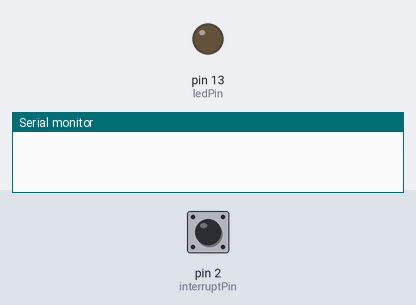
A sketch run on a simulated Arduino Uno, built with avr-gcc and run on an emulated ATmega328P. Parts: output pins drawn as LEDs (lit = HIGH), the last lines printed to the serial monitor. The test bench sets the inputs (shaded band); at power-on: pin 2 (interruptPin) LOW.

Above: at 1.2 s.
1.3 s: pin 2 (interruptPin) pulled HIGH for 0.15 s
At 2.3 s:
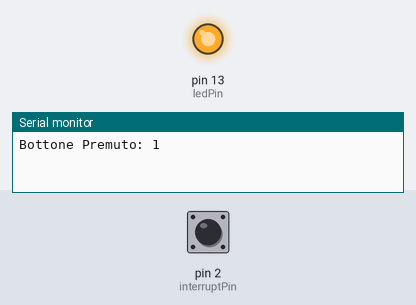
2.9 s: pin 2 (interruptPin) pulled HIGH for 1 s
At 3.5 s:
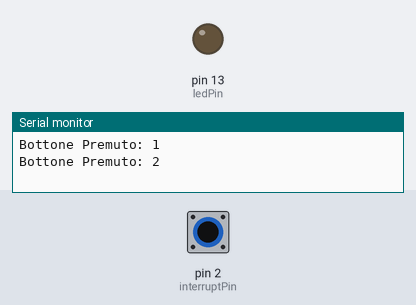
5.4 s: pin 2 (interruptPin) pulled HIGH for 3.2 s
At 6.6 s:
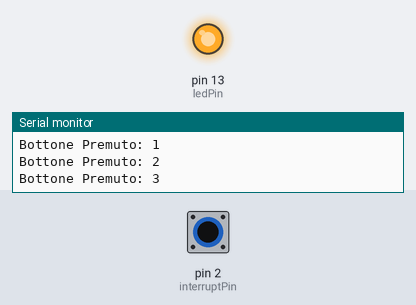
Timing chart, 0 to 8.4 s (numbered marks = the images above; inputs shaded):
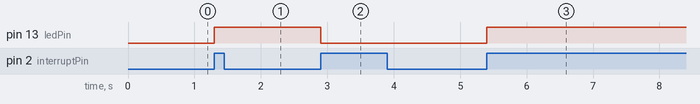

Measured:
- after the input at 1.3 s, pin 13 (ledPin): LOW → HIGH at once
- after the input at 2.9 s, pin 13 (ledPin): HIGH → LOW at once
- after the input at 5.4 s, pin 13 (ledPin): LOW → HIGH at once

The sketch:

FSM_Interrupt_01.ino
```cpp
/*
 The circuit:
 * pushbutton attached to pin 2 from +5V
 * 10K resistor attached to pin 2 from ground
 * LED attached from pin 13 to ground (or use the built-in LED on
   most Arduino boards)
 */

// this constant won't change:
const byte ledPin = 13;      // the pin that the LED is attached to
const byte interruptPin = 2; // the pin that the pushbutton is attached to


// Variables will change:
int buttonPushCounter = 0;   // counter for the number of button presses
int buttonState = 0;         // current state of the button
int lastButtonState = 0;     // previous state of the button

byte led_state = LOW;
volatile int FSM_state = 0;

#define DEBOUNCE_DELAY 100 // in ms
#define CHANGE_DELAY 500 // in ms

volatile uint32_t last_interrupt_time = 0;
uint32_t last_time = 0;
//------------------------------------------------------------------------------
void setup() {
  // initialize the button pin as a input:
  pinMode(interruptPin, INPUT);
  //attachInterrupt(digitalPinToInterrupt(interruptPin), blink_ISR, CHANGE);
  attachInterrupt(digitalPinToInterrupt(interruptPin), blink_ISR, RISING);
  //attachInterrupt(digitalPinToInterrupt(interruptPin), blink, FALLING);

  // initialize the LED as an output:
  pinMode(ledPin, OUTPUT);
    digitalWrite(ledPin, led_state);
  // initialize serial communication:
  Serial.begin(9600);
}
//------------------------------------------------------------------------------
void loop() {
	switch(FSM_state){
	case 0:
	//null
	break;

	case 1:
  //detachInterrupt(digitalPinToInterrupt(interruptPin));

  botton_status();
	break;

  case 2: //not used
  FSM_state=3;
  break;

	case 3:
	led_on();
	FSM_state=0;
	break;

  //default:
    }
}
//------------------------------------------------------------------------------
void blink_ISR() {
//Debounce Routine
  uint32_t interrupt_time = millis();
  if (interrupt_time - last_interrupt_time > DEBOUNCE_DELAY) {
  FSM_state = 1;
  }
  last_interrupt_time = interrupt_time;

  }
//------------------------------------------------------------------------------
void botton_status(){
   /*Serial.println("Int OFF");
   Serial.println("Status 1");
   Serial.println("Botton Pressed...");
*/
      // read the pushbutton input pin:
  buttonState = digitalRead(interruptPin);
    if (buttonState == HIGH) {
		 uint32_t time_now = millis();
     /*Serial.print("Time: ");
     Serial.print(time_now);
     Serial.print(" - ");
     Serial.println(last_time);*/
		if (time_now - last_time > CHANGE_DELAY) {
			Serial.print("Bottone Premuto: ");
			led_state = !led_state;
      last_time=time_now;
			buttonPushCounter++;
			Serial.println(buttonPushCounter);
			FSM_state=3;
		}
    }
    else {
		led_null();
    }
}
//------------------------------------------------------------------------------
void led_on(){
  //Serial.println("Status 3");
  digitalWrite(ledPin, led_state);
  /*Serial.print("Led status: ");
  Serial.println(led_state);
  //attachInterrupt(digitalPinToInterrupt(interruptPin), blink_ISR, RISING);
  //attachInterrupt(digitalPinToInterrupt(interruptPin), blink_ISR, CHANGE);
  Serial.println("Int ON");*/
}
//------------------------------------------------------------------------------

void led_null(){
  //attachInterrupt(digitalPinToInterrupt(interruptPin), blink_ISR, RISING);
  //attachInterrupt(digitalPinToInterrupt(interruptPin), blink_ISR, CHANGE);
FSM_state=0;
}
//------------------------------------------------------------------------------
```
